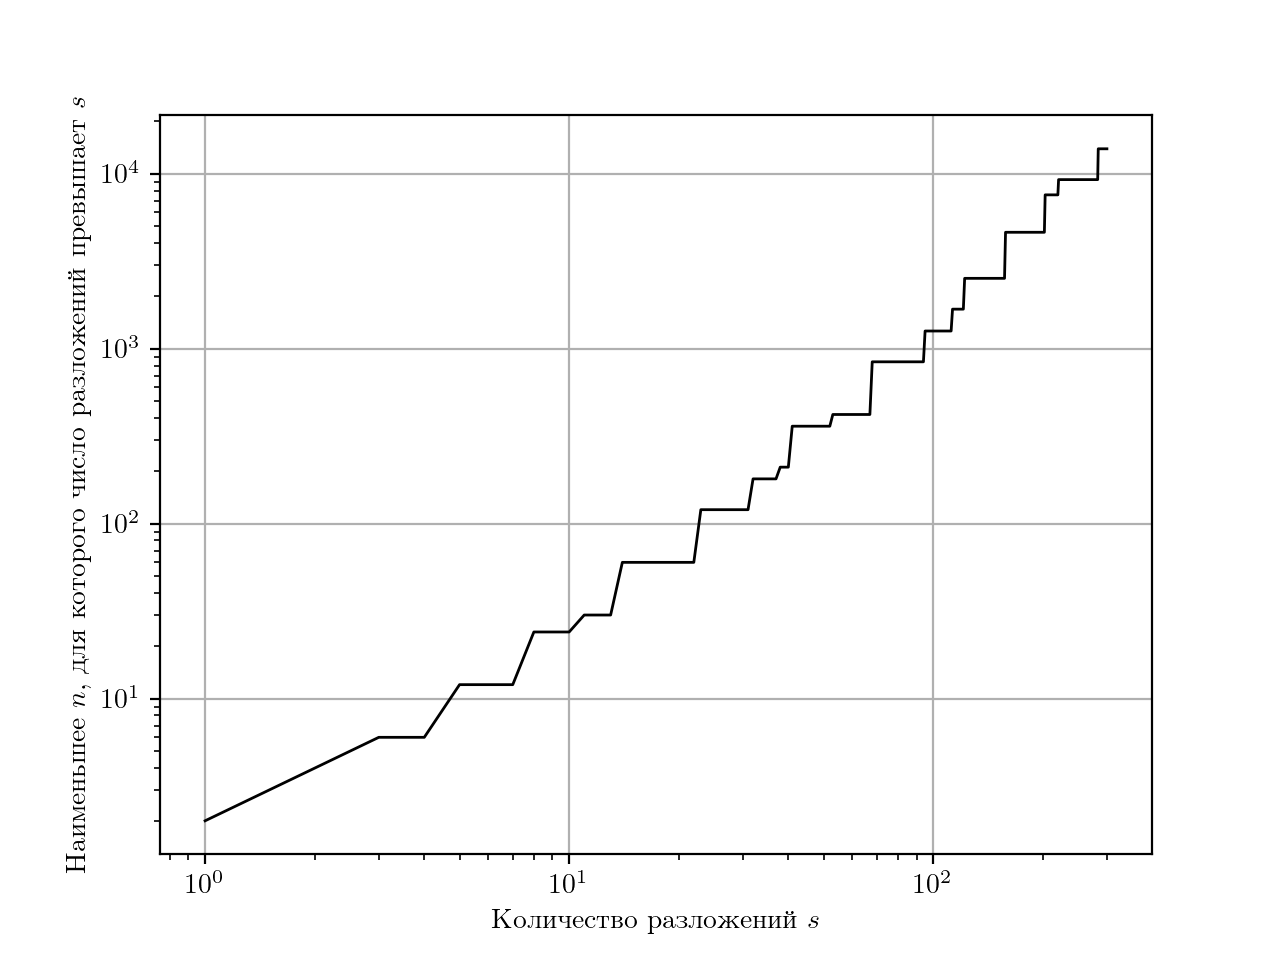

The Python source for this figure:
import argparse
import numpy as np

from pathlib import Path
from matplotlib import pyplot as plt
from matplotlib import rc

from improved import minimal, number

parser = argparse.ArgumentParser()
parser.add_argument('-f', '--format', type=str, default='png')
args = parser.parse_args()

rc('figure', figsize=(10, 8))
rc('axes', axisbelow=True)

if args.format == 'svg':
    rc('svg', fonttype='none')
    rc('savefig', transparent=True)
else:
    rc('font', family='serif')
    rc('text', usetex=True)
    rc('text.latex', preamble=r'\usepackage[utf8]{inputenc}\usepackage[T2A]{fontenc}\usepackage[russian]{babel}')


x = list(range(1, 301))
y = [minimal(i) for i in x]
y1, y2 = zip(*y)
# plt.loglog(x, y2)
# plt.show()
plt.ylabel('Наименьшее $n$, для которого число разложений превышает $s$')
plt.xlabel('Количество разложений $s$')
plt.loglog(x, [number(ds) for ds in y1], 'k-', lw=1)
plt.grid()

outname = f'least_numbers.{args.format}'
plt.savefig(outname)

if args.format == 'svg':
    import re

    with open(outname, 'r') as f:
        data = f.read()

    # remove height and width attributes for responsiveness
    data = re.sub(r'(<svg [^>]*)height="[^"]+"', r'\1', data)
    data = re.sub(r'(<svg [^>]*)width="[^"]+"', r'\1', data)

    # use default font
    data = re.sub(r'font-(family|style|weight):[^;]+;', '', data)

    # dark-mode support:
    # set font color to currentColor
    data = re.sub(r'(</style>)', r' text,tspan{fill:currentColor}\1', data)
    # set black stroke to currentColor
    data = re.sub('#000000', 'currentColor', data)

    with open(outname, 'w') as f:
        f.write(data)
